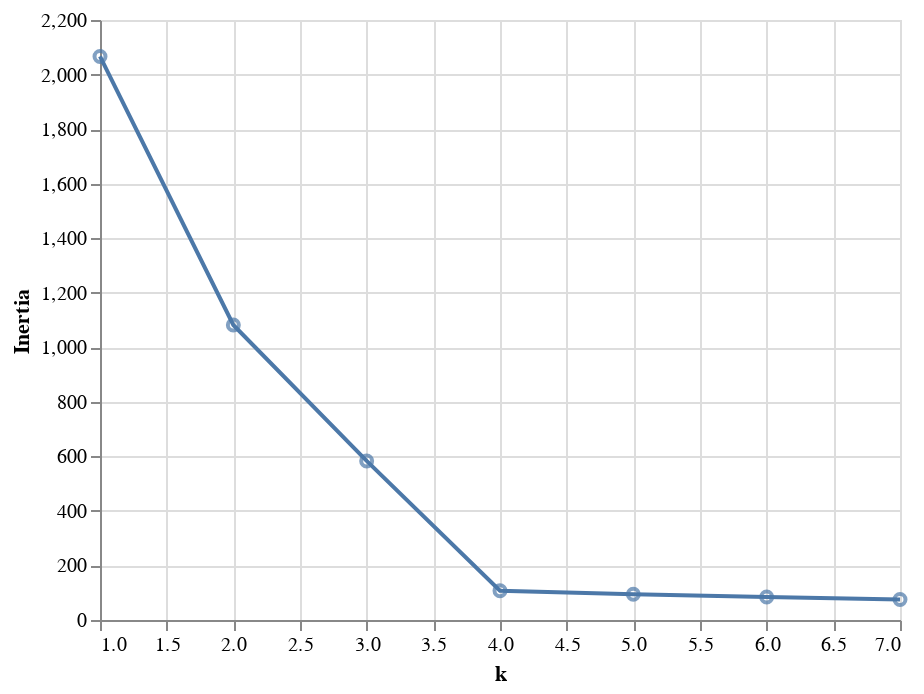

Notebook code cell kept with this figure:
### Code cell
line = alt.Chart(result_df).mark_line().encode(
    x = 'k',
    y = 'Inertia')

points = alt.Chart(result_df).mark_point().encode(
    x = 'k',
    y = 'Inertia')

line + points

### Figure 1 — Vega-Lite specification as saved in the notebook (floating-point values rounded to 4 significant figures)
{"config": {"view": {"continuousWidth": 400, "continuousHeight": 300}}, "layer": [{"mark": "line", "encoding": {"x": {"type": "quantitative", "field": "k"}, "y": {"type": "quantitative", "field": "Inertia"}}}, {"mark": "point", "encoding": {"x": {"type": "quantitative", "field": "k"}, "y": {"type": "quantitative", "field": "Inertia"}}}], "data": {"name": "data-b1a96feeda694e5818caff5776c949fa"}, "$schema": "https://vega.github.io/schema/vega-lite/v4.8.1.json", "datasets": {"data-b1a96feeda694e5818caff5776c949fa": [{"k": 1, "Inertia": 2066.0}, {"k": 2, "Inertia": 1082.0}, {"k": 3, "Inertia": 583.2}, {"k": 4, "Inertia": 107.3}, {"k": 5, "Inertia": 94.49}, {"k": 6, "Inertia": 84.1}, {"k": 7, "Inertia": 75.28}]}}
